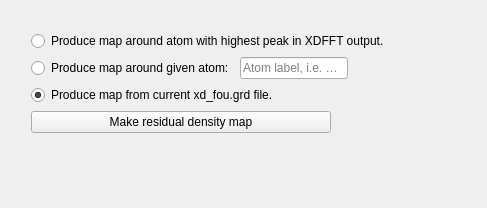
            <widget class="QWidget" name="page_10">
             <property name="geometry">
              <rect>
               <x>0</x>
               <y>0</y>
               <width>487</width>
               <height>208</height>
              </rect>
             </property>
             <attribute name="label">
              <string>Make residual density maps</string>
             </attribute>
             <layout class="QGridLayout" name="gridLayout_25">
              <item row="0" column="0">
               <layout class="QVBoxLayout" name="verticalLayout_16">
                <property name="leftMargin">
                 <number>20</number>
                </property>
                <property name="topMargin">
                 <number>20</number>
                </property>
                <property name="rightMargin">
                 <number>20</number>
                </property>
                <property name="bottomMargin">
                 <number>20</number>
                </property>
                <item>
                 <widget class="QRadioButton" name="setupFOURFFTBox">
                  <property name="text">
                   <string>Produce map around atom with highest peak in XDFFT output.</string>
                  </property>
                 </widget>
                </item>
                <item>
                 <layout class="QHBoxLayout" name="horizontalLayout_9">
                  <item>
                   <widget class="QRadioButton" name="setupFOURInputBox">
                    <property name="text">
                     <string>Produce map around given atom:</string>
                    </property>
                   </widget>
                  </item>
                  <item>
                   <widget class="QLineEdit" name="setupFOURInputText">
                    <property name="maximumSize">
                     <size>
                      <width>180</width>
                      <height>16777215</height>
                     </size>
                    </property>
                    <property name="placeholderText">
                     <string>Atom label, i.e. C(2)</string>
                    </property>
                   </widget>
                  </item>
                  <item>
                   <spacer name="horizontalSpacer_5">
                    <property name="orientation">
                     <enum>Qt::Horizontal</enum>
                    </property>
                    <property name="sizeHint" stdset="0">
                     <size>
                      <width>40</width>
                      <height>20</height>
                     </size>
                    </property>
                   </spacer>
                  </item>
                 </layout>
                </item>
                <item>
                 <widget class="QRadioButton" name="quickplotGrdBox">
                  <property name="text">
                   <string>Produce map from current xd_fou.grd file.</string>
                  </property>
                  <property name="checked">
                   <bool>true</bool>
                  </property>
                 </widget>
                </item>
                <item>
                 <widget class="QPushButton" name="setupFOURBut">
                  <property name="maximumSize">
                   <size>
                    <width>300</width>
                    <height>16777215</height>
                   </size>
                  </property>
                  <property name="text">
                   <string>Make residual density map</string>
                  </property>
                 </widget>
                </item>
                <item>
                 <widget class="QLabel" name="setupFOURStatusLab">
                  <property name="text">
                   <string/>
                  </property>
                  <property name="wordWrap">
                   <bool>true</bool>
                  </property>
                 </widget>
                </item>
                <item>
                 <widget class="QLabel" name="resFourMap">
                  <property name="text">
                   <string/>
                  </property>
                 </widget>
                </item>
                <item>
                 <spacer name="verticalSpacer_9">
                  <property name="orientation">
                   <enum>Qt::Vertical</enum>
                  </property>
                  <property name="sizeHint" stdset="0">
                   <size>
                    <width>20</width>
                    <height>40</height>
                   </size>
                  </property>
                 </spacer>
                </item>
               </layout>
              </item>
             </layout>
            </widget>
